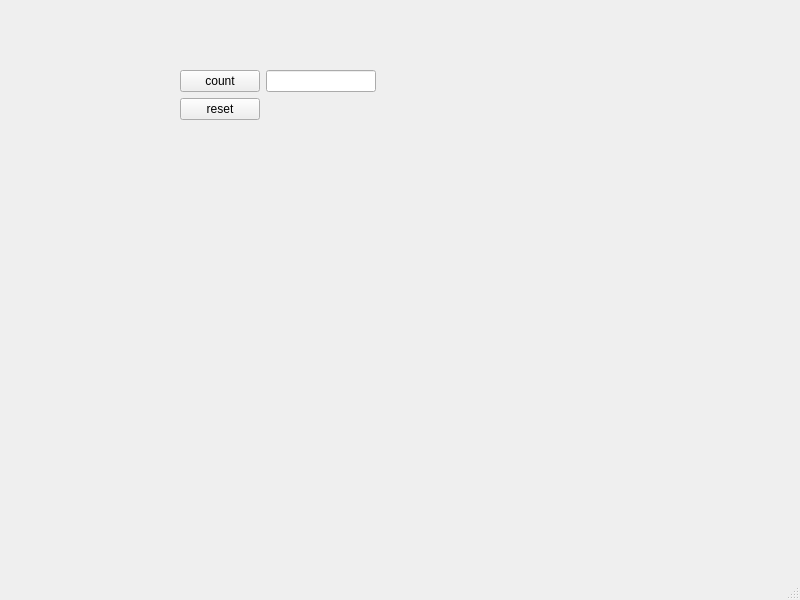
<?xml version="1.0" encoding="UTF-8"?>
<ui version="4.0">
 <class>MainWindow</class>
 <widget class="QMainWindow" name="MainWindow">
  <property name="geometry">
   <rect>
    <x>0</x>
    <y>0</y>
    <width>800</width>
    <height>600</height>
   </rect>
  </property>
  <property name="windowTitle">
   <string>MainWindow</string>
  </property>
  <widget class="QWidget" name="centralwidget">
   <widget class="QWidget" name="formLayoutWidget">
    <property name="geometry">
     <rect>
      <x>180</x>
      <y>70</y>
      <width>196</width>
      <height>56</height>
     </rect>
    </property>
    <layout class="QFormLayout" name="formLayout">
     <item row="0" column="0">
      <widget class="QPushButton" name="count">
       <property name="text">
        <string>count</string>
       </property>
      </widget>
     </item>
     <item row="0" column="1">
      <widget class="QLineEdit" name="display"/>
     </item>
     <item row="1" column="0">
      <widget class="QPushButton" name="reset">
       <property name="text">
        <string>reset</string>
       </property>
      </widget>
     </item>
    </layout>
   </widget>
  </widget>
  <widget class="QMenuBar" name="menubar">
   <property name="geometry">
    <rect>
     <x>0</x>
     <y>0</y>
     <width>800</width>
     <height>21</height>
    </rect>
   </property>
  </widget>
  <widget class="QStatusBar" name="statusbar"/>
 </widget>
 <resources/>
 <connections/>
</ui>
